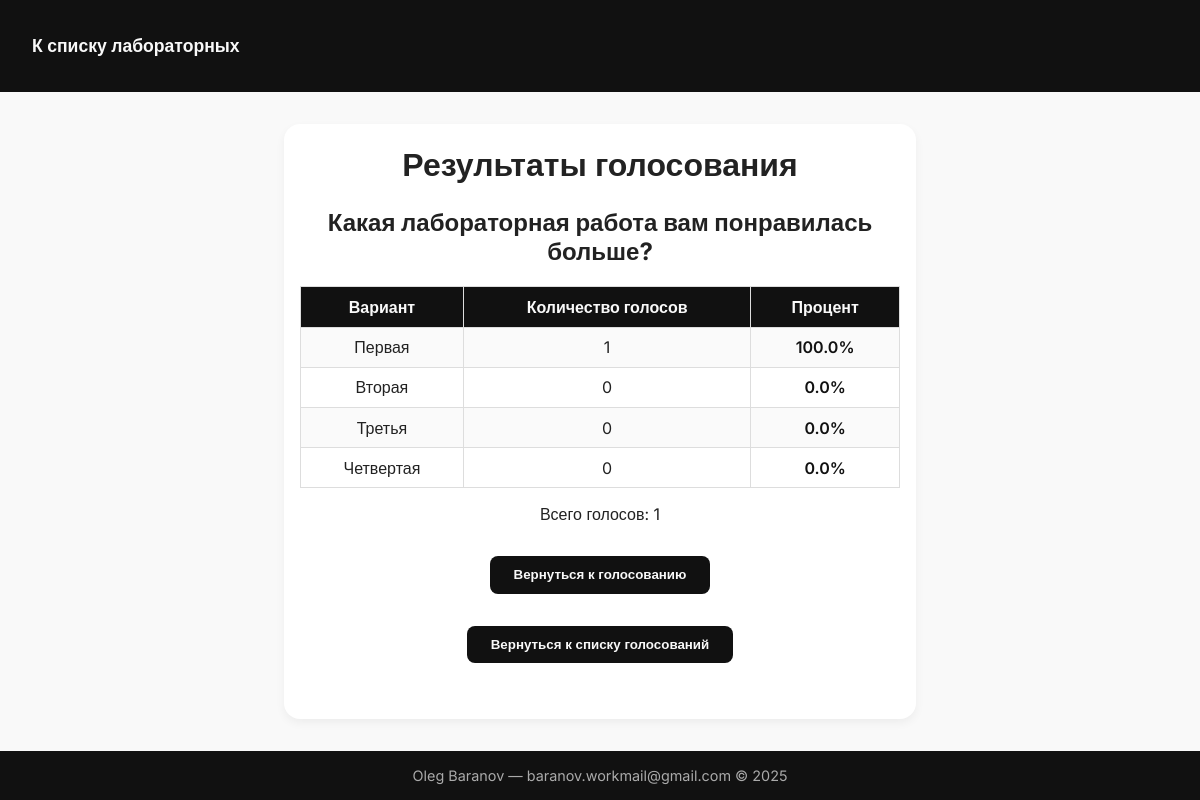
Screenshot of /lab5/1/results/ with the database file from the repository.
### lab5/models.py (models this page shows, shortened)
class Poll(models.Model):
    title = models.CharField("Тема голосования", max_length=200)
    max_choices = models.PositiveIntegerField("Максимум вариантов для выбора", default=1, validators=[MinValueValidator(1)])

class PollOption(models.Model):
    poll = models.ForeignKey(Poll, on_delete=models.CASCADE, related_name="options")
    option_text = models.CharField("Вариант", max_length=200)

### lab5/views.py (the view)
# urls.py: path('<int:poll_id>/results/', views.poll_results, name='poll_results'),
def poll_results(request, poll_id):
    poll = get_object_or_404(Poll, pk=poll_id)
    options = poll.options.all()
    total_votes = Vote.objects.filter(poll=poll).count()
    votes_per_option = []
    for option in options:
        votes = Vote.objects.filter(option=option).count()
        percent = (votes / total_votes * 100) if total_votes > 0 else 0
        votes_per_option.append({
            'option_text': option.option_text,
            'votes': votes,
            'percent': round(percent, 2),
        })
    return render(request, 'lab5/results.html', {
        'poll': poll,
        'votes_per_option': votes_per_option,
        'total_votes': total_votes,
    })

### lab5/templates/lab5/results.html (shortened to what this page needs)
<!DOCTYPE html>
<html lang="ru">
<head>
</head>
<body>
<header>
       <a href="{% url 'labs:index' %}" class="btn-home">К списку лабораторных</a>
</header>
<main>
    <h1>Результаты голосования</h1>
    <h2>{{ poll.title }}</h2>
    <table>
        <thead>
            <tr>
                <th>Вариант</th>
                <th>Количество голосов</th>
                <th>Процент</th>
            </tr>
        </thead>
        <tbody>
            {% for option in votes_per_option %}
                <tr>
                    <td>{{ option.option_text }}</td>
                    <td>{{ option.votes }}</td>
                    <td class="percent">{{ option.percent }}%</td>
                </tr>
            {% endfor %}
        </tbody>
    </table>
    <p>Всего голосов: {{ total_votes }}</p>
    <p><a href="{% url 'lab5:poll' poll.id %}"><button>Вернуться к голосованию</button></a></p>
    <p><a href="{% url 'lab5:index' %}"><button>Вернуться к списку голосований</button></a></p>
</main>
<footer>
    <div>Oleg Baranov — baranov.workmail@gmail.com © 2025</div>
</footer>
</body>
</html>

### lab5/templates/lab5/results.html (style rules this page uses)
body { font-family: 'Inter', sans-serif; background: #f9f9f9; color: #222; margin: 0; padding: 0; display: flex; flex-direction: column; min-height: 100vh; }
header { background: #111; color: #f9f9f9; padding: 1rem 2rem; display: flex; align-items: center; height: 60px; }
header a { color: #f9f9f9; font-weight: 600; font-size: 1.1rem; text-decoration: none; }
main { flex: 1; max-width: 600px; margin: 2rem auto; padding: 0 1rem; text-align: center; background: white; border-radius: 1rem; box-shadow: 0 4px 10px rgba(0,0,0,0.05); }
h1 { margin-bottom: 1.5rem; font-weight: 600; }
table { width: 100%; border-collapse: collapse; margin-bottom: 1rem; }
th, td { border: 1px solid #ddd; padding: 0.6rem 1rem; }
th { background: #111; color: #f9f9f9; }
tbody tr:nth-child(odd) { background: #fafafa; }
.percent { font-weight: 600; color: #111; }
button { padding: 0.7rem 1.5rem; background: #111; color: #f9f9f9; border: none; border-radius: 0.5rem; font-weight: 600; cursor: pointer; transition: background-color 0.3s ease; align-self: center; margin-top: 1rem; }
footer { background: #111; color: #aaa; text-align: center; padding: 1rem 2rem; font-size: 0.9rem; user-select: none; margin-top: auto; }

### rows the page displays
Poll: title "Какая лабораторная работа вам понравилась больше?"
PollOption: option_text "Первая"
PollOption: option_text "Вторая"
PollOption: option_text "Третья"
PollOption: option_text "Четвертая"

### other values shown
{{ option.votes }} "1" "0" "0" "0"
{{ option.percent }} "100.0" "0.0" "0.0" "0.0"
{{ total_votes }} "1"
